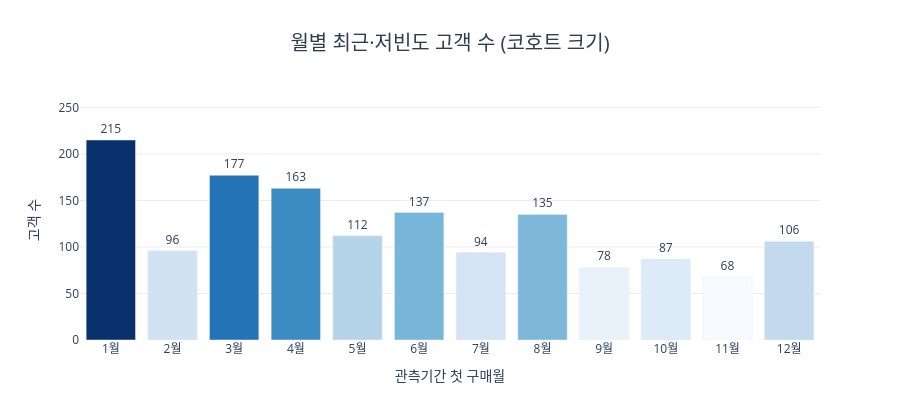

Notebook code cell kept with this figure:
### Code cell
fig = go.Figure(go.Bar(
    x=[f'{m}월' for m in cohort_size['월']],
    y=cohort_size['cohort_size'],
    text=cohort_size['cohort_size'],
    textposition='outside',
    marker=dict(
        color=cohort_size['cohort_size'],
        colorscale='Blues',
        showscale=False
    )
))

fig.update_layout(
    title=dict(text='월별 최근·저빈도 고객 수 (코호트 크기)', x=0.5, xanchor='center',
               font=dict(size=20, color='#2c3e50')),
    xaxis_title='관측기간 첫 구매월',
    yaxis_title='고객 수',
    plot_bgcolor='white',
    yaxis=dict(gridcolor='#ececec',
               range=[0, cohort_size['cohort_size'].max() * 1.2]),
    height=420
)
fig.show()

### Figure 1 — Plotly figure (JSON) as saved in the notebook; plotly's stock layout.template omitted (floating-point values rounded to 4 significant figures)
{"data": [{"marker": {"color": [215, 96, 177, 163, 112, 137, 94, 135, 78, 87, 68, 106], "colorscale": [[0, "rgb(247,251,255)"], [0.125, "rgb(222,235,247)"], [0.25, "rgb(198,219,239)"], [0.375, "rgb(158,202,225)"], [0.5, "rgb(107,174,214)"], [0.625, "rgb(66,146,198)"], [0.75, "rgb(33,113,181)"], [0.875, "rgb(8,81,156)"], [1, "rgb(8,48,107)"]], "showscale": false}, "text": [215.0, 96.0, 177.0, 163.0, 112.0, 137.0, 94.0, 135.0, 78.0, 87.0, 68.0, 106.0], "textposition": "outside", "type": "bar", "x": ["1월", "2월", "3월", "4월", "5월", "6월", "7월", "8월", "9월", "10월", "11월", "12월"], "y": [215, 96, 177, 163, 112, 137, 94, 135, 78, 87, 68, 106]}], "layout": {"height": 420, "plot_bgcolor": "white", "title": {"font": {"color": "#2c3e50", "size": 20}, "text": "월별 최근·저빈도 고객 수 (코호트 크기)", "x": 0.5, "xanchor": "center"}, "xaxis": {"title": {"text": "관측기간 첫 구매월"}}, "yaxis": {"gridcolor": "#ececec", "range": [0, 258], "title": {"text": "고객 수"}}}}
